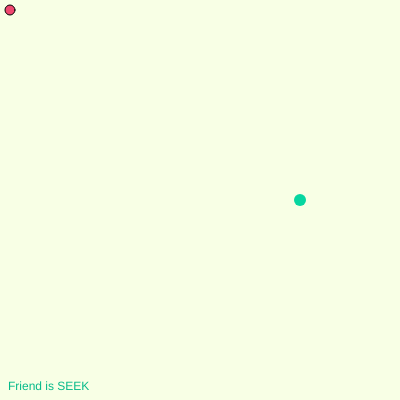
Frame 1 (no input)
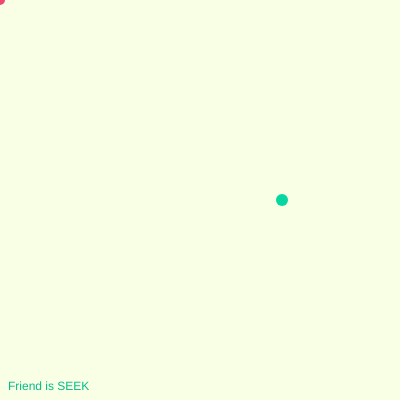
Frame 60 (no input)
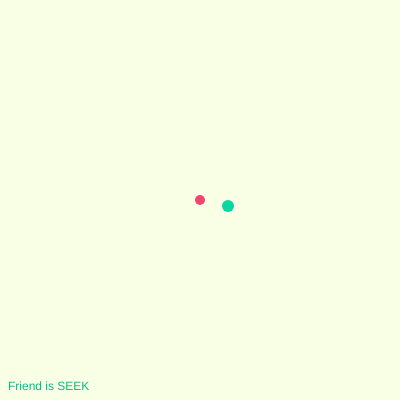
Frame 120 (the mouse pressed at the canvas centre since frame 60)

The p5.js sketch that drew these frames (run headless with seeded random() and noise() and a simulated clock; from frame 60 on, the mouse is pressed at the canvas centre):

// p5.js sketch
// ── sketch.js
function movableDirections(friend, world) {
  let available = [];

  if (friend.x > friend.size) {
    available.push("LEFT");
  }

  if (friend.x < world.width - friend.size) {
    available.push("RIGHT");
  }

  if (friend.y > friend.size) {
    available.push("UP");
  }

  if (friend.y < world.height - friend.size) {
    available.push("DOWN");
  }

  return available;
}

function move(state, nextDirection) {
  if (nextDirection === "LEFT") {
    state.friend.x -= 6;
  } else if (nextDirection === "RIGHT") {
    state.friend.x += 6;
  } else if (nextDirection === "UP") {
    state.friend.y -= 6;
  } else if (nextDirection === "DOWN") {
    state.friend.y += 6;
  }
}

function moveRandomly(state) {
  const canMove = movableDirections(state.friend, state.world);
  const choice = floor(random(0, canMove.length));
  const nextDirection = canMove[choice];

  move(state, nextDirection);
}

function seek(state) {
  const { friend, candy } = state;

  const distanceX = friend.x - candy.x;
  const distanceY = friend.y - candy.y;

  if (abs(distanceX) > abs(distanceY)) {
    if (distanceX > 0) {
      move(state, "LEFT");
    } else {
      move(state, "RIGHT");
    }
  } else {
    if (distanceY > 0) {
      move(state, "UP");
    } else {
      move(state, "DOWN");
    }
  }
}

let globalState = {
  time: 0,
  world: {
    width: 400,
    height: 400,
  },
  friend: {
    x: 300,
    y: 200,
    size: 12,
    slowness: 6,
    // energy
    // state: explore, seek, sleep
    state: "SEEK",
    awake: true,
  },
  candy: {
    x: 10,
    y: 10,
  },
};

function setup() {
  createCanvas(400, 400);
  noCursor();
}

// Update Functions
function updateFriend() {
  globalState.time += 1;

  const { friend, time } = globalState;

  // if (!friend.awake) {
  //   return;
  // }

  // if (time > 700) {
  //   globalState.friend.awake = false;
  // }

  // globalState.friend.slowness = Math.floor(time / 100) + 3;

  globalState.candy.x = mouseX;
  globalState.candy.y = mouseY;

  if (globalState.time % friend.slowness === 0) {
    if (friend.state === "SEEK") {
      const move = random(1);
      // 80% chance to seek
      if (move > 0.4) {
        seek(globalState);
      } else {
        moveRandomly(globalState);
      }
    }
  }
}

// Drawing Functions

function drawFriend(state) {
  const { friend } = state;

  let fillColor = color("#06D6A0");
  if (!friend.awake) {
    fillColor = color("#047D5D");
  }

  fill(fillColor);
  noStroke();

  circle(friend.x, friend.y, friend.size);
}

function drawFriendStatus(state) {
  const { friend } = state;

  fill("#06BA8A");
  let status = `Friend is ${friend.state}`;

  if (!friend.awake) {
    fill("#047D5D");
    status = "Friend is taking a nap";
  }

  text(status, 8, 390);
}

function drawCandy(state) {
  const { candy } = state;

  fill("#EF476F");
  circle(candy.x, candy.y, 10);
}

function draw() {
  background("#F8FFE5");
  drawFriendStatus(globalState);

  drawCandy(globalState);
  drawFriend(globalState);

  updateFriend();
}
